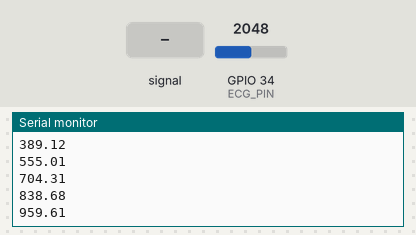
The sketch below on a simulated ESP32. Shown: the last lines printed to the serial monitor. The test bench sets the inputs (shaded band); at power-on: GPIO 34 (ECG_PIN) = 2048.

Above: at 1.2 s.
1.3 s: GPIO 34 (ECG_PIN) fed a 200 Hz sine of ±327 counts around its level
At 1.56 s:
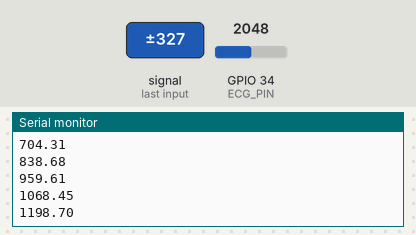
2.8 s: GPIO 34 (ECG_PIN) set to 2866
At 2.96 s:
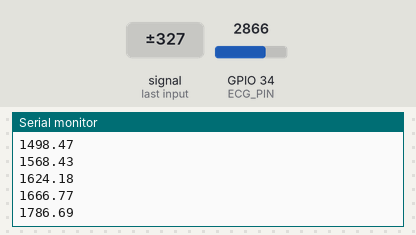
4.3 s: GPIO 34 (ECG_PIN) fed a 1000 Hz sine of ±1023 counts around its level
At 4.56 s:
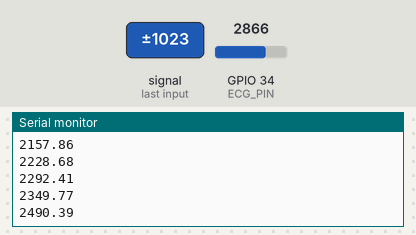
5.8 s: GPIO 34 (ECG_PIN) set to 3603
At 5.96 s:
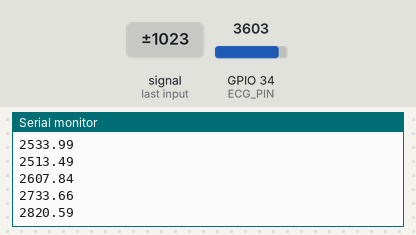
Timing chart, 0 to 8.3 s (numbered marks = the images above; inputs shaded):
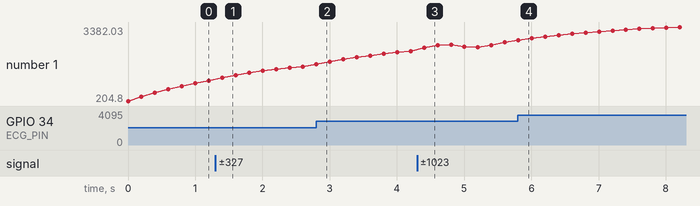

Measured:
- after the input at 1.3 s, the serial monitor: prints a new line after 0.10 s (image 1)
- after the input at 2.8 s, the serial monitor: prints a new line at once (image 2)
- after the input at 4.3 s, the serial monitor: prints a new line after 0.10 s (image 3)
- after the input at 5.8 s, the serial monitor: prints a new line at once (image 4)
- plotted number 1: 1068.45 → 1666.77 after the input at 1.3 s, 1666.77 → 2349.77 after the input at 2.8 s, 2349.77 → 2733.66 after the input at 4.3 s, 2733.66 → 3382.03 after the input at 5.8 s

The sketch:

ecg_monitoring.ino
```cpp
// ESP32 + AD8232 Real-Time ECG Plot

#include <Arduino.h> // Required for ESP32 in some IDE setups

const int ECG_PIN = 34; // AD8232 OUTPUT connected to GPIO34
int ecgValue = 0;

void setup() {
  Serial.begin(115200);   // Serial Monitor / Serial Plotter
  pinMode(ECG_PIN, INPUT);
}

void loop() {
  ecgValue = analogRead(ECG_PIN); // read ECG analog value

  // Optional: Simple smoothing filter (moving average)
  static float smoothedValue = 0;
  smoothedValue = 0.1 * ecgValue + 0.9 * smoothedValue;

  Serial.println(smoothedValue);   // print value for plotting
  delay(200); // ~500Hz sampling rate
}
```
